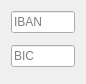
<?xml version="1.0" encoding="UTF-8"?>
<ui version="4.0">
 <class>ibanBicItemEdit</class>
 <widget class="QWidget" name="ibanBicItemEdit">
  <property name="geometry">
   <rect>
    <x>0</x>
    <y>0</y>
    <width>86</width>
    <height>84</height>
   </rect>
  </property>
  <layout class="QVBoxLayout" name="verticalLayout">
   <item>
    <widget class="KIbanLineEdit" name="ibanEdit">
     <property name="placeholderText">
      <string>IBAN</string>
     </property>
    </widget>
   </item>
   <item>
    <widget class="KMyMoneyValidationFeedback" name="ibanFeedback" native="true"/>
   </item>
   <item>
    <widget class="KBicEdit" name="bicEdit">
     <property name="placeholderText">
      <string>BIC</string>
     </property>
    </widget>
   </item>
   <item>
    <widget class="QWidget" name="bicFeedback" native="true"/>
   </item>
  </layout>
 </widget>
 <customwidgets>
  <customwidget>
   <class>KIbanLineEdit</class>
   <extends>QLineEdit</extends>
   <header>widgets/payeeidentifier/ibanbic/kibanlineedit.h</header>
  </customwidget>
  <customwidget>
   <class>KBicEdit</class>
   <extends>QLineEdit</extends>
   <header>widgets/payeeidentifier/ibanbic/kbicedit.h</header>
  </customwidget>
  <customwidget>
   <class>KMyMoneyValidationFeedback</class>
   <extends>QWidget</extends>
   <header>kmymoneyvalidationfeedback.h</header>
   <container>1</container>
  </customwidget>
 </customwidgets>
 <resources/>
 <connections/>
</ui>
